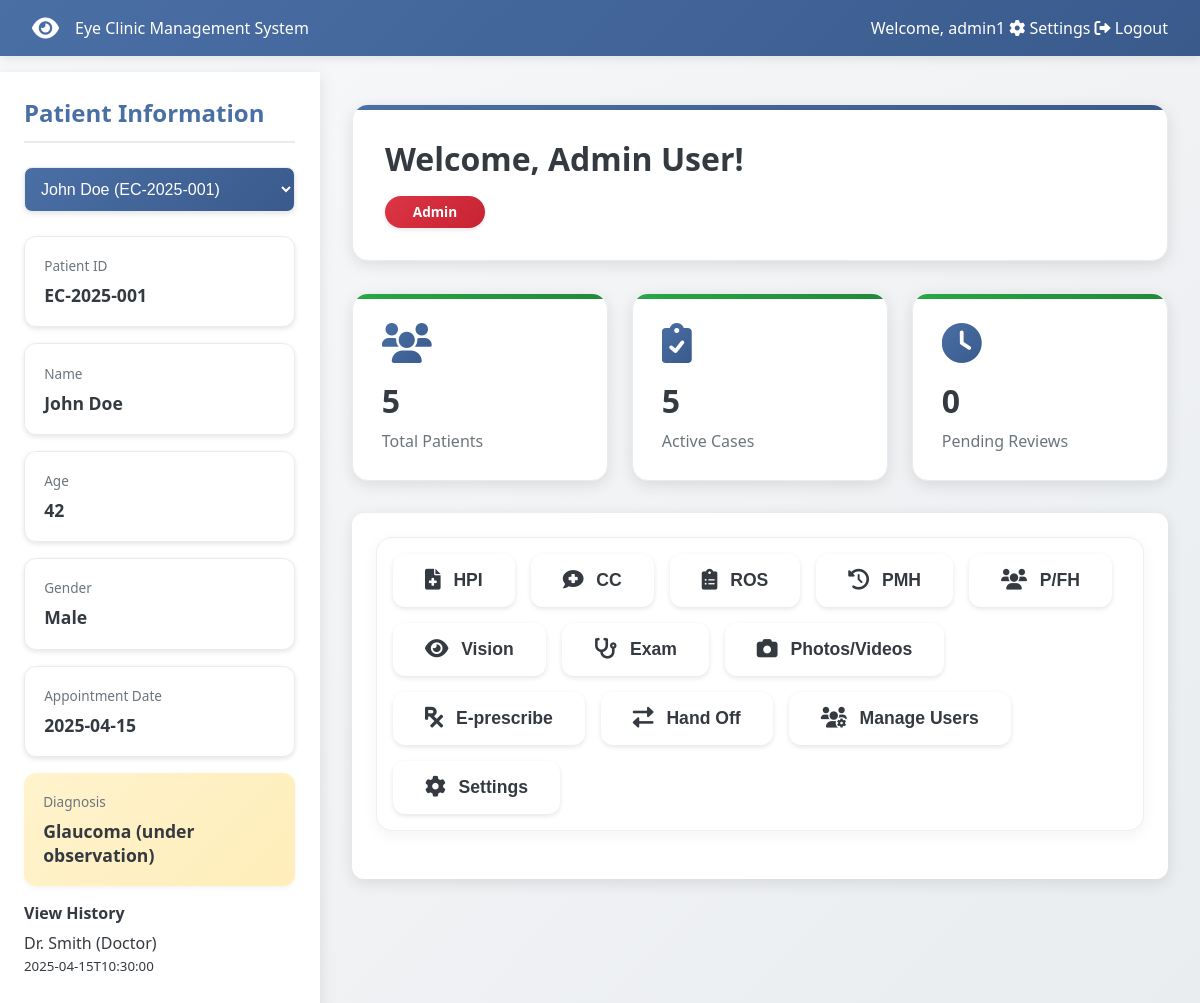
The page /dashboard (signed in) on the database its author committed.
### models.py (models this page shows, shortened)
class User(db.Model):
    id = db.Column(db.Integer, primary_key=True)
    username = db.Column(db.String(80), unique=True, nullable=False)
    email = db.Column(db.String(120), unique=True, nullable=False)
    password_hash = db.Column(db.String(120), nullable=False)
    role = db.Column(db.String(80), nullable=False)
    name = db.Column(db.String(120))
    status = db.Column(db.String(20), default='active')
    last_login = db.Column(db.DateTime, default=lambda: datetime.now(timezone.utc))
    custom_permissions = db.Column(db.String(500))  # Store tab permissions as comma-separated string
    created_at = db.Column(db.DateTime, default=lambda: datetime.now(timezone.utc))
    updated_at = db.Column(db.DateTime, default=lambda: datetime.now(timezone.utc), onupdate=lambda: datetime.now(timezone.utc))
    def get_custom_permissions(self):
        if self.custom_permissions:
            return self.custom_permissions.split(',')
        return []
    def to_dict(self):
        return {
            'id': self.id,
            'username': self.username,
            'role': self.role,
            'name': self.name,
            'status': self.status,
            'last_login': self.last_login.strftime('%Y-%m-%dT%H:%M:%S.%f') if self.last_login else None,
            'custom_permissions': self.get_custom_permissions(),
            'created_at': self.created_at.isoformat() if self.created_at else None,
            'updated_at': self.updated_at.isoformat() if self.updated_at else None
        }

class Patient(db.Model):
    id = db.Column(db.String(20), primary_key=True)
    name = db.Column(db.String(100), nullable=False)
    age = db.Column(db.Integer)
    gender = db.Column(db.String(10))
    appointment_date = db.Column(db.Date)
    diagnosis = db.Column(db.Text)
    created_at = db.Column(db.DateTime, default=datetime.utcnow)
    updated_at = db.Column(db.DateTime, default=datetime.utcnow, onupdate=datetime.utcnow)
    views = db.relationship('PatientView', backref='patient', lazy='dynamic', order_by='PatientView.viewed_at.desc()')
    def to_dict(self):
        all_views = [view.to_dict() for view in self.views.all()]
        return {
            'id': self.id,
            'name': self.name,
            'age': self.age,
            'gender': self.gender,
            'appointment_date': self.appointment_date.isoformat() if self.appointment_date else None,
            'diagnosis': self.diagnosis,
            'created_at': self.created_at.isoformat() if self.created_at else None,
            'updated_at': self.updated_at.isoformat() if self.updated_at else None,
            'views': all_views,
            'last_view': all_views[0] if all_views else None
        }

### app.py (the view)
@app.route('/dashboard')
@login_required
def dashboard():
    role = session['role']
    user = User.query.filter_by(username=session['username']).first()
    custom_permissions = user.get_custom_permissions() if user else []
    accessible_tabs = {}
    if custom_permissions:
        for tab in TAB_PERMISSIONS.keys():
            accessible_tabs[tab] = tab in custom_permissions
    else:
        for tab in TAB_PERMISSIONS.keys():
            accessible_tabs[tab] = role in TAB_PERMISSIONS[tab]
    role_stats = {
        'Admin': {
            'total_patients': Patient.query.count(),
            'active_cases': Patient.query.filter(Patient.diagnosis.isnot(None)).count(),
            'pending_reviews': Patient.query.filter(Patient.diagnosis.is_(None)).count()
        },
        'Doctor': {
            'patients_today': Patient.query.filter_by(appointment_date=datetime.now().date()).count(),
            'pending_reports': Patient.query.filter(Patient.diagnosis.is_(None)).count(),
            'prescriptions': 8  # This would come from a prescriptions table in a real app
        },
        'Nurse': {
            'assigned_patients': Patient.query.count(),
            'vitals_pending': 3,  # This would come from a vitals table in a real app
            'follow_ups': 4  # This would come from a follow-ups table in a real app
        },
        'Intern': {
            'observed_cases': 10,  # This would come from a cases table in a real app
            'assisted_cases': 5,
            'study_hours': 15
        },
        'Receptionist': {
            'appointments_today': Patient.query.filter_by(appointment_date=datetime.now().date()).count(),
            'check_ins': 15,  # This would come from a check-ins table in a real app
            'pending_calls': 4  # This would come from a calls table in a real app
        },
        'Pharmacist': {
            'prescriptions_pending': 12,  # This would come from a prescriptions table in a real app
            'completed_orders': 35,
            'inventory_alerts': 3
        }
    }
    can_view_patient_info = role in PATIENT_INFO_ACCESS
    current_patient = None
    if can_view_patient_info:
        current_patient = Patient.query.get(session.get('selected_patient_id'))
        if not current_patient:
            current_patient = Patient.query.first()
            if current_patient:
                session['selected_patient_id'] = current_patient.id
    all_users = User.query.all()
    received_handoffs = HandOff.query.filter_by(
        to_user_id=user.id,
        is_acknowledged=False
    ).order_by(HandOff.created_at.desc()).all()
    return render_template('dashboard.html',
                         username=session['username'],
                         name=user.name,
                         role=role,
                         current_user=user,
                         tabs=accessible_tabs,
                         stats=role_stats[role],
                         can_view_patient_info=can_view_patient_info,
                         patient_data=current_patient.to_dict() if current_patient else None,
                         all_patients=[p.to_dict() for p in Patient.query.all()] if can_view_patient_info else None,
                         users=[u.to_dict() for u in all_users],
                         received_handoffs=[h.to_dict() for h in received_handoffs])

### app.py (called while the page is built)
def login_required(f):
    @wraps(f)
    def decorated_function(*args, **kwargs):
        if 'username' not in session:
            flash('Please log in first.')
            return redirect(url_for('login'))
        return f(*args, **kwargs)
    return decorated_function

### models.py (called while the page is built)
    def to_dict(self):
        return {
            'id': self.id,
            'patient_id': self.patient_id,
            'user_id': self.user_id,
            'user_name': self.user.name,
            'user_role': self.user.role,
            'viewed_at': self.viewed_at.isoformat() if self.viewed_at else None
        }

### templates/dashboard.html (shortened to what this page needs)
<!DOCTYPE html>
<html lang="en">
<head>
    <link rel="stylesheet" href="https://cdnjs.cloudflare.com/ajax/libs/font-awesome/6.0.0/css/all.min.css">
</head>
<body>
    <nav class="navbar">
        <div class="navbar-brand">
            <i class="fas fa-eye"></i>
            <span>Eye Clinic Management System</span>
        </div>
        <div class="navbar-right">
            <span>Welcome, {{ username }}</span>
            <a href="#" class="nav-button" onclick="showTab('Settings')">
                <i class="fas fa-cog"></i>
                Settings
            </a>
            <a href="{{ url_for('logout') }}" class="nav-button">
                <i class="fas fa-sign-out-alt"></i>
                Logout
            </a>
        </div>
    </nav>
    <div class="main-content">
        {% if can_view_patient_info %}
        <div class="patient-sidebar">
            <div class="patient-info">
                <h2>Patient Information</h2>
                <div class="patient-selector" style="margin-bottom: 1.5rem;">
                    <select id="patient-select" class="form-control" onchange="selectPatient(this.value)" style="width: 100%; padding: 0.75rem; border: 1px solid var(--border-color); border-radius: 8px; background-color: white; font-size: 1rem;">
                    {% for patient in all_patients %}
                        <option value="{{ patient.id }}" {% if patient.id == patient_data.id %}selected{% endif %}>
                            {{ patient.name }} ({{ patient.id }})
                        </option>
                    {% endfor %}
                </select>
            </div>
                {% if patient_data %}
                <div class="info-group">
                    <div class="info-label">Patient ID</div>
                    <div class="info-value">{{ patient_data.id }}</div>
                </div>
                <div class="info-group">
                    <div class="info-label">Name</div>
                    <div class="info-value">{{ patient_data.name }}</div>
                </div>
                <div class="info-group">
                    <div class="info-label">Age</div>
                    <div class="info-value">{{ patient_data.age }}</div>
                </div>
                <div class="info-group">
                    <div class="info-label">Gender</div>
                    <div class="info-value">{{ patient_data.gender }}</div>
                </div>
                <div class="info-group">
                    <div class="info-label">Appointment Date</div>
                    <div class="info-value">{{ patient_data.appointment_date }}</div>
                </div>
                <div class="diagnosis">
                    <div class="info-label">Diagnosis</div>
                    <div class="info-value">{{ patient_data.diagnosis }}</div>
                </div>
                {% if patient_data.views %}
                <div class="view-history">
                    <h4>View History</h4>
                    <div class="view-list">
                        {% for view in patient_data.views %}
                        <div class="view-item">
                            <span class="text-primary">{{ view.user_name }}</span>
                            <span class="text-muted">({{ view.user_role }})</span>
                            <br>
                            <small class="text-muted">{{ view.viewed_at }}</small>
                        </div>
                        {% endfor %}
                    </div>
                </div>
                {% endif %}
                {% else %}
                <div class="info-group">
                    <div class="info-value">No patient selected</div>
                </div>
                {% endif %}
            </div>
        </div>
        {% endif %}
        <div class="dashboard-container">
            <div class="welcome-card">
                <h1>Welcome, {{ name }}!</h1>
                <div class="role-badge role-{{ role }}">{{ role }}</div>
            </div>
            {% if role == 'Admin' %}
            <div class="stats-container">
                <div class="stat-card">
                    <i class="fas fa-users stat-icon"></i>
                    <div class="stat-value">{{ stats.total_patients }}</div>
                    <div class="stat-label">Total Patients</div>
            </div>
                <div class="stat-card">
                    <i class="fas fa-clipboard-check stat-icon"></i>
                    <div class="stat-value">{{ stats.active_cases }}</div>
                    <div class="stat-label">Active Cases</div>
                </div>
                <div class="stat-card">
                    <i class="fas fa-clock stat-icon"></i>
                    <div class="stat-value">{{ stats.pending_reviews }}</div>
                    <div class="stat-label">Pending Reviews</div>
                </div>
            </div>
            {% endif %}
            <div class="tabs-container">
                <div class="tab-buttons">
                    {% for tab, has_access in tabs.items() %}
                        {% if has_access %}
                            <button class="tab-button" data-tab="{{ tab|lower|replace('/', '')|replace(' ', '-') }}">
                                {% if tab == 'HPI' %}
                                    <i class="fas fa-file-medical"></i>
                                {% elif tab == 'CC' %}
                                    <i class="fas fa-comment-medical"></i>
                                {% elif tab == 'ROS' %}
                                    <i class="fas fa-clipboard-list"></i>
                                {% elif tab == 'PMH' %}
                                    <i class="fas fa-history"></i>
                                {% elif tab == 'P/FH' %}
                                    <i class="fas fa-users"></i>
                                {% elif tab == 'Vision' %}
                                    <i class="fas fa-eye"></i>
                                {% elif tab == 'Exam' %}
                                    <i class="fas fa-stethoscope"></i>
                                {% elif tab == 'Photos/Videos' %}
                                    <i class="fas fa-camera"></i>
                                {% elif tab == 'E-prescribe' %}
                                    <i class="fas fa-prescription"></i>
                                {% elif tab == 'Hand Off' %}
                                    <i class="fas fa-exchange-alt"></i>
                                {% elif tab == 'Manage Users' %}
                                    <i class="fas fa-users-cog"></i>
                                {% elif tab == 'Settings' %}
                                    <i class="fas fa-cog"></i>
                                {% endif %}
                                {{ tab }}
                            </button>
                        {% endif %}
                    {% endfor %}
                </div>
            </div>
            </div>
        </div>
</body>
</html>

### rows shown on the page
User: username "admin1", name "Admin User", role "Admin"
Patient: id "EC-2025-001", name "John Doe", gender "Male", diagnosis "Glaucoma (under observation)"
User: user_name "Dr. Smith", user_role "Doctor"

### other values the page prints
{{ patient_data.age }} "42"
{{ patient_data.appointment_date }} "2025-04-15"
{{ view.viewed_at }} "2025-04-15T10:30:00"
{{ stats.total_patients }} "5"
{{ stats.active_cases }} "5"
{{ stats.pending_reviews }} "0"
{{ tab }} "HPI" "CC" "ROS" "PMH" "P/FH" "Vision" "Exam" "Photos/Videos" "E-prescribe" "Hand Off" "Manage Users" "Settings"
form field value "John Doe (EC-2025-001)"
